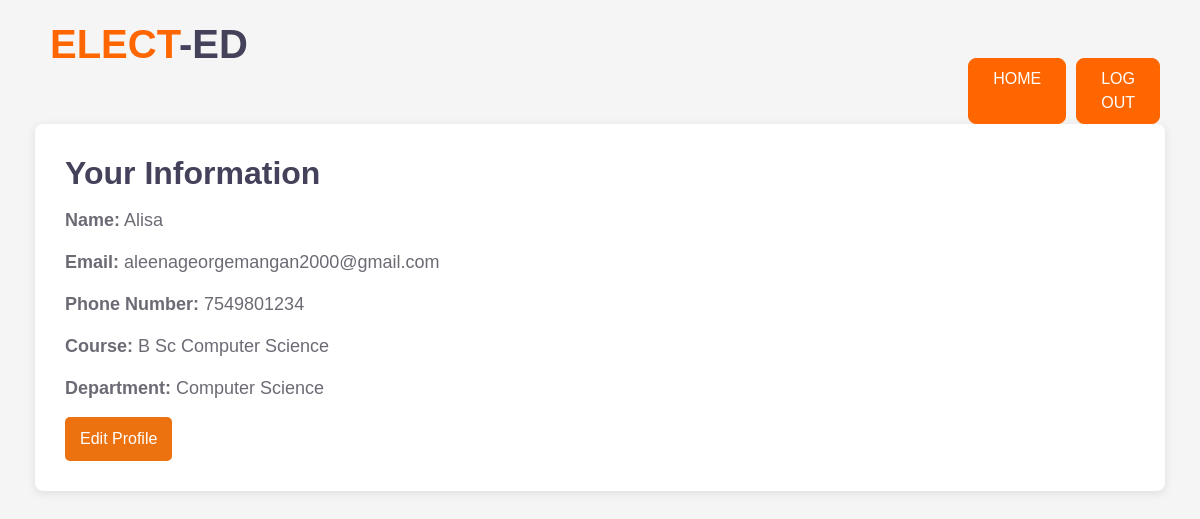
The page /profile/ (signed in) on the database its author committed.
### app/models.py (models this page shows)
class student(models.Model):
    name=models.CharField(max_length=50)
    phoneno=models.IntegerField()
    email=models.EmailField(max_length=100)
    password=models.CharField(max_length=50,blank=True)
    registerno=models.CharField(max_length=10)
    course=models.CharField(max_length=50)
    department=models.CharField(max_length=50)

### app/views.py (the view)
# urls.py: path('profile/',views.profile,name='profile'),
def profile(request):
    registerno=request.session.get('registerno')
    if registerno:
        user= student.objects.get(registerno=registerno)
        return render(request,'profile.html',{'user':user})
    else:
        return redirect('studentlogin')

### app/templates/profile.html (shortened to what this page needs)
{% load static %}
<!DOCTYPE html>
<html lang="en">
<head>
    <link href="https://cdnjs.cloudflare.com/ajax/libs/font-awesome/5.10.0/css/all.min.css" rel="stylesheet">
    <link href="{% static 'lib/owlcarousel/assets/owl.carousel.min.css' %}" rel="stylesheet">
    <link href="{% static 'css/style.css' %}" rel="stylesheet">
</head>
<body>
    <div class="container-fluid">
        <div class="col-lg-3 d-none d-lg-block">
                <h1 class="m-0"><span class="text-primary">ELECT</span>-ED</h1>
        </div>
        <div class="header-buttons">
            <a class="btn btn-primary py-2 px-4 d-none d-lg-block" href="/studenthome/">HOME</a>
            <a class="btn btn-primary py-2 px-4 d-none d-lg-block" href="/logout/">LOG OUT</a>
        </div>
    </div>
    <div class="container">
        <div class="profile-info">
            <h2>Your Information</h2>
            <p><strong>Name:</strong> {{ user.name }}</p>
            <p><strong>Email:</strong> {{ user.email }}</p>
            <p><strong>Phone Number:</strong> {{ user.phoneno }}</p>
            <p><strong>Course:</strong> {{ user.course }}</p>
            <p><strong>Department:</strong> {{ user.department }}</p>
            <button class="btn-edit" onclick="toggleEdit()">Edit Profile</button>
        </div>
    </div>
</body>
</html>

### app/templates/profile.html (style rules this page uses)
body { font-family: Arial, sans-serif; background-color: #f5f5f5; margin: 0; padding: 20px; }
.container { max-width: 1200px; margin: 0 auto; }
h1, h2 { font-weight: bold; }
.profile-info { background-color: #fff; padding: 30px; border-radius: 8px; box-shadow: 0 2px 10px rgba(0, 0, 0, 0.1); }
.profile-info p { font-size: 18px; margin: 15px 0; }
.btn-edit { padding: 10px 15px; background-color: rgb(235, 114, 15); color: white; border: none; border-radius: 5px; cursor: pointer; }
.header-buttons { display: flex; justify-content: flex-end; gap: 10px; margin-right: 20px; margin-left: 25px; padding-left: 1100px; margin-top: -10px; }

### rows shown on the page
student: name "Alisa", email "aleenageorgemangan2000@gmail.com", phoneno "7549801234", course "B Sc Computer Science", department "Computer Science"
